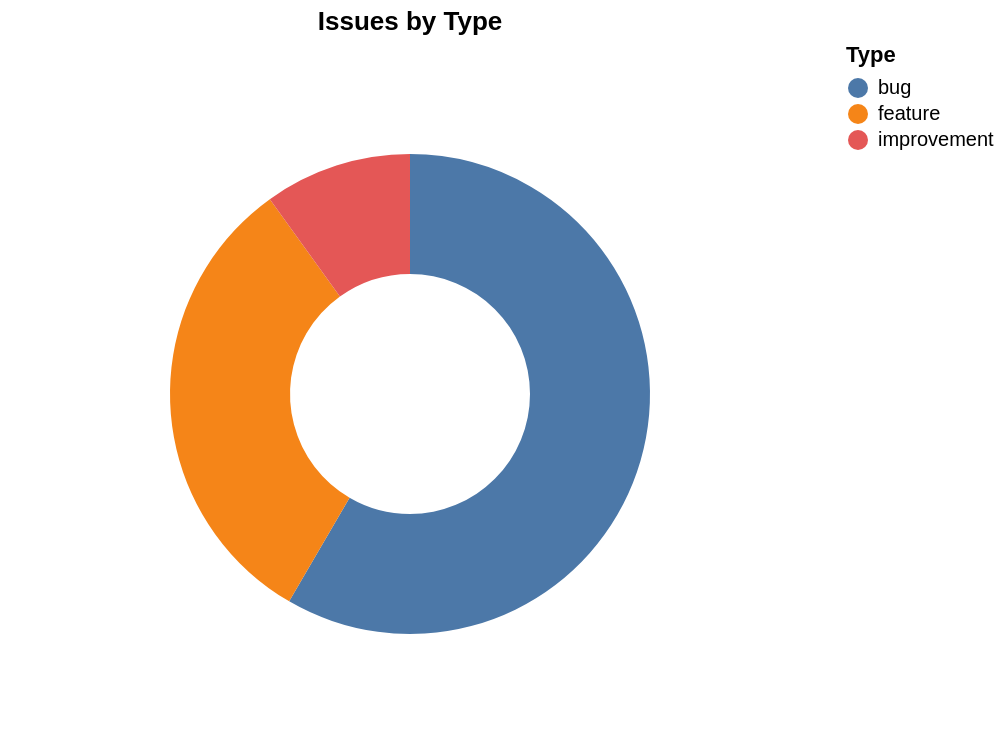

Notebook code for this chart:
### Markdown cell above
### Issues by Type

### Code cell
type_df = df[df["type"] != "none"]["type"].value_counts().reset_index()
type_df.columns = ["type", "count"]

alt.Chart(type_df).mark_arc(innerRadius=60, outerRadius=120).encode(
    theta=alt.Theta("count:Q"),
    color=alt.Color("type:N", legend=alt.Legend(title="Type")),
    tooltip=["type:N", "count:Q"],
).properties(width=400, height=350, title="Issues by Type")

### Figure 1 — Vega-Lite specification as saved in the notebook (floating-point values rounded to 4 significant figures)
{"config": {"view": {"continuousWidth": 300, "continuousHeight": 300}}, "data": {"name": "data-d00777b2e0c2ab7e9988685996f7b442"}, "mark": {"type": "arc", "innerRadius": 60, "outerRadius": 120}, "encoding": {"color": {"field": "type", "legend": {"title": "Type"}, "type": "nominal"}, "theta": {"field": "count", "type": "quantitative"}, "tooltip": [{"field": "type", "type": "nominal"}, {"field": "count", "type": "quantitative"}]}, "height": 350, "title": "Issues by Type", "width": 400, "$schema": "https://vega.github.io/schema/vega-lite/v6.1.0.json", "datasets": {"data-d00777b2e0c2ab7e9988685996f7b442": [{"type": "bug", "count": 1012}, {"type": "feature", "count": 549}, {"type": "improvement", "count": 172}]}}
